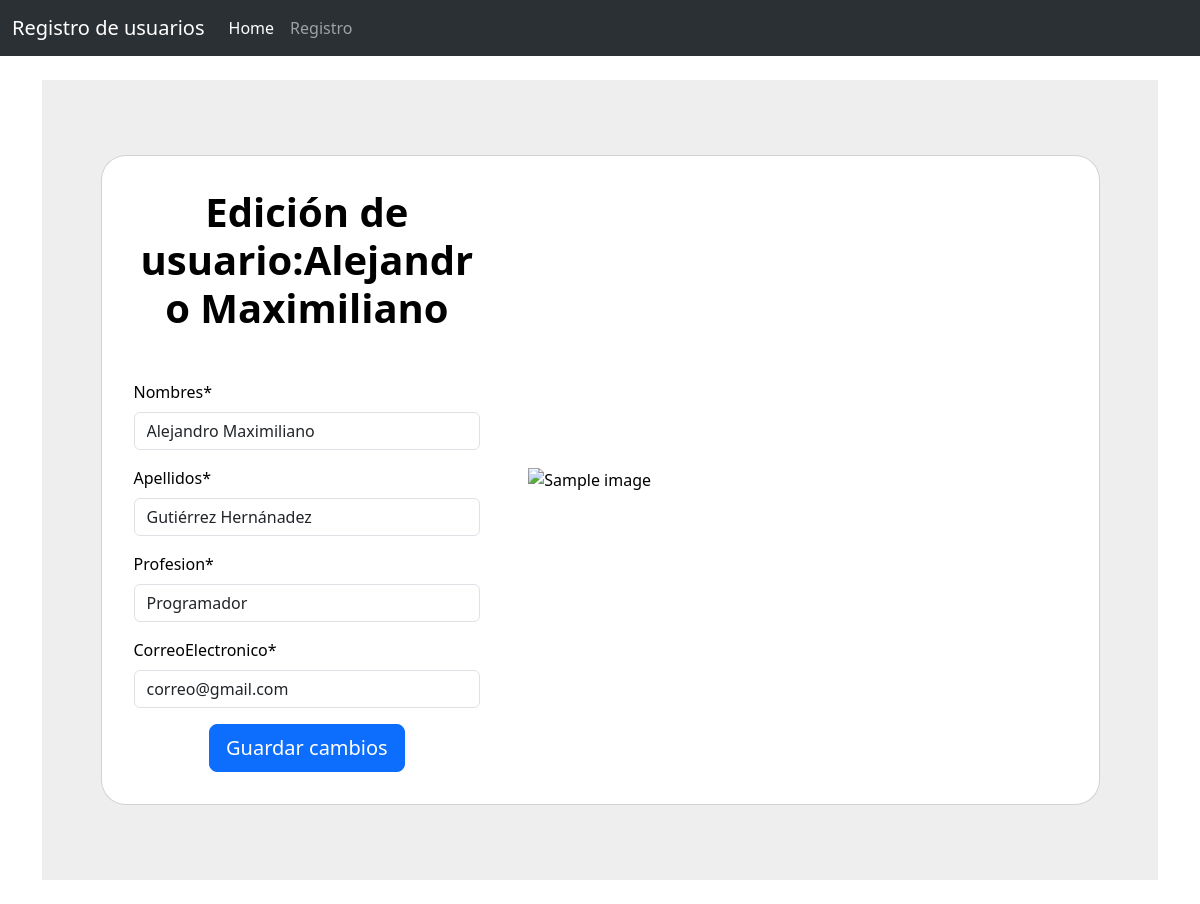
/editar/6/, run on the app's committed database.
### app/models.py (models this page shows, shortened)
class Usuarios(models.Model):
    codigo=models.AutoField(primary_key=True)
    nombres=models.CharField(max_length=80)
    apellidos=models.CharField(max_length=80)
    profesion=models.CharField(max_length=80)
    correoElectronico=models.EmailField(unique=True, null=True)

### app/views.py (the view, shortened to what this page needs)
# urls.py: path('editar/<id>/', views.edit, name="editar_usuario"),
def edit(request,id):
    usuario = get_object_or_404(Usuarios, codigo=id)
    nombre= usuario.nombres
    data= {
        'form': UsuarioForm(instance=usuario),
        'nombre' : nombre
    }
    return render(request, 'editarUsuario.html',data)

### app/forms.py
class UsuarioForm(forms.ModelForm):
    class Meta:
        model = Usuarios
        fields = ['nombres', 'apellidos', 'profesion', 'correoElectronico']
    def __init__(self, *args, **kwargs):
        super().__init__(*args, **kwargs)
        for field_name, field in self.fields.items():
            field.widget.attrs['class'] = ''
            if field_name == 'correoElectronico':
                field.widget.attrs['placeholder'] = 'tu@email.com'

### app/templates/editarUsuario.html (shortened to what this page needs)
{% extends "./navbar.html" %}
{% load crispy_forms_tags %}
{% block body %}
<section class="vh-100" style="background-color: #eee;">
  <div class="container h-100">
    <div class="row d-flex justify-content-center align-items-center h-100">
      <div class="col-lg-12 col-xl-11">
        <div class="card text-black" style="border-radius: 25px;">
          <div class="card-body p-md-2">
            <div class="row justify-content-center">
              <div class="col-md-10 col-lg-6 col-xl-5 order-2 order-lg-1">
                <p class="text-center h1 fw-bold mb-5 mx-1 mx-md-4 mt-4">Edición de usuario:{{ nombre }} </p>
                <form action="" class="mx-1 mx-md-4" method="post">
                  {{ form|crispy }}
                  <div class="d-flex justify-content-center mx-4 mb-3 mb-lg-4">
                    <button  type="submit" data-mdb-button-init data-mdb-ripple-init class="btn btn-primary btn-lg">Guardar cambios</button>
                  </div>
                </form>
              </div>
              <div class="col-md-10 col-lg-6 col-xl-7 d-flex align-items-center order-1 order-lg-2">
                <img src="https://mdbcdn.b-cdn.net/img/Photos/new-templates/bootstrap-registration/draw1.webp"
                  class="img-fluid" alt="Sample image">
              </div>
            </div>
          </div>
        </div>
      </div>
    </div>
  </div>
</section>
{% endblock %}

### data on the page
Usuarios: nombres "Alejandro Maximiliano", apellidos "Gutiérrez Hernánadez", profesion "Programador", correoElectronico "correo@gmail.com"
